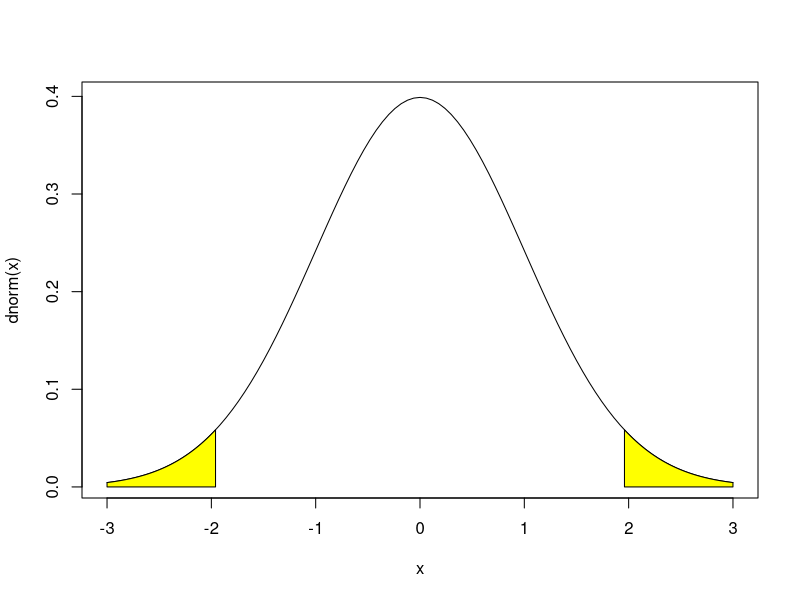

Recreate this plot in R.
## ---- chunk 1
q95 <- qnorm(0.975)
std.err <- 0.2/q95
sample <- 2 * 2 /(std.err*std.err)
sprintf("The sample should be %f",round(sample + 1, digits = 0))
## ---- chunk 2
q95 <- qnorm(0.975)
std.err <- 7/sqrt(50)
conf.95 <- c(18.5+q95*std.err, 18.5-q95*std.err)
conf.95
  print("the tolerable level is not within this interval")
## ---- chunk 3
library(MASS)
result <- prop.test(0.24*50, n=50,p=0.3,conf.level = 0.9)
con.inter <- result$conf.int[1:2]
con.inter
if(result$p.value>0.05){
  print("the town has a rate that is same from national average")
}else{
  print("the town has a rate that is different from national average")
}

## ---- chunk 4
#a
library(MASS)
x1 <- mvrnorm(n = 20, mu = 4.1, Sigma = 14.3,empirical = TRUE)
x2 <- mvrnorm(n = 16, mu = 3.1, Sigma = 12,empirical = TRUE)
resulta<- t.test(x1,x2, var.equal = TRUE)
if (resulta$p.value > 0.05){
  print("No difference between the park-going frequencies of whites and nonwhites")
}else{
  print("There is difference between the park-going frequencies of whites and nonwhites")
}
## ---- chunk 5
#b
library(MASS)
x1 <- mvrnorm(n = 20, mu = 4.1, Sigma = 14.3,empirical = TRUE)
x2 <- mvrnorm(n = 16, mu = 3.1, Sigma = 12,empirical = TRUE)
resultb <- t.test(x1,x2, var.equal = FALSE)
if (resultb$p.value > 0.05){
  print("No difference between the park-going frequencies of whites and nonwhites")
}else{
  print("There is difference between the park-going frequencies of whites and nonwhites")
}
## ---- chunk 6
#c
p.value.a<- resulta$p.value
p.value.b <- resultb$p.value
sprintf("p.value in part(a)=%f",p.value.a)
sprintf("p.value in part(b)=%f",p.value.b)
## ---- chunk 7
#d
x1 <- mvrnorm(n = 20, mu = 4.1, Sigma = 14.3,empirical = TRUE)
x2 <- mvrnorm(n = 16, mu = 3.1, Sigma = 12,empirical = TRUE)
resulta<- t.test(x1,x2, conf.level = 0.95)$conf.int[1:2]
resulta
## ---- chunk 8
#e
x1 <- mvrnorm(n = 24, mu = 4.1, Sigma = 14.3,empirical = TRUE)
x2 <- mvrnorm(n = 12, mu = 3.1, Sigma = 12,empirical = TRUE)
resulta<- t.test(x1,x2, var.equal = TRUE)
if (resulta$p.value > 0.05){
  print("No difference between the park-going frequencies of whites and nonwhites")
}else{
  print("There is difference between the park-going frequencies of whites and nonwhites")
}

library(MASS)
x1 <- mvrnorm(n = 24, mu = 4.1, Sigma = 14.3,empirical = TRUE)
x2 <- mvrnorm(n = 12, mu = 3.1, Sigma = 12,empirical = TRUE)
resultb <- t.test(x1,x2, var.equal = FALSE)
if (resultb$p.value > 0.05){
  print("No difference between the park-going frequencies of whites and nonwhites")
}else{
  print("There is difference between the park-going frequencies of whites and nonwhites")
}

e.p.value.a <- resulta$p.value
e.p.value.b <- resultb$p.value
sprintf("p.value in part(a)=%f",e.p.value.a)
sprintf("p.value in part(b)=%f",e.p.value.b)

x1 <- mvrnorm(n = 20, mu = 4.1, Sigma = 14.3,empirical = TRUE)
x2 <- mvrnorm(n = 16, mu = 3.1, Sigma = 12,empirical = TRUE)
e.con.inter<- t.test(x1,x2, conf.level = 0.95)$conf.int[1:2]
e.con.inter
## ---- chunk 9
library(MASS)
x <- mvrnorm(n = 17,mu=6.4,Sigma = 4.4*4.4,empirical = TRUE)
result <- t.test(x,mu=4.2)
p.value <- result$p.value
sprintf(" the p.value is %f", p.value)
if(result$p.value > 0.05){
  print("stream's pollutant is not higher than the allowable limit")
  }else{
    print("stream's pollutant is higher than the sllowable limit")
  }
## ---- chunk 10
library(MASS)
xa <- mvrnorm(n = 52,mu=3.4,Sigma = 1.1*1.1,empirical = TRUE)
xb <- mvrnorm(n=62,mu=2.8,Sigma = 0.8*0.8,empirical = TRUE)
result.6 <- t.test(xa,xb,var.equal = FALSE)
if(result.6$p.value > 0.05){
  print("The mean length differ amont the tow communities")
  }else{
    print("The mean length not differ amont the tow communities")
  }

## ---- chunk 11
q95 <- qnorm(0.975) 
curve(dnorm,from = -3,to = 3)
x <- c(-3,seq(-3,-q95,by = 0.01),-q95)
y <- c(0,dnorm(seq(-3,-q95,by = 0.01)),0)
polygon(x,y,col="yellow")

q95 <- qnorm(0.975) 
x1 <- c(q95,seq(q95,3,by = 0.01),3)
y1 <- c(0,dnorm(seq(q95,3,by = 0.01)),0)
polygon(x1,y1,col="yellow")
## ---- chunk 12
number <- c(100, 426, 322, 466, 112, 155, 388, 1155, 234, 324, 556, 221, 18, 133, 177, 441)
mean <- mean(number)
sd <- sd(number)
result <- mvrnorm(n = 16, mu = mean, Sigma = sd^2, empirical = TRUE)
f.result <- t.test(result, conf.level = 0.9)
con.90 <- f.result$conf.int[1:2]
con.90

f.result.95 <- t.test(result, conf.level = 0.95)
con.95 <- f.result.95$conf.int[1:2]
con.95
## ---- chunk 13
b.8 <- prop.test(c(15,8.8), n=c(50,40), conf.level = 0.9)
if(b.8$p.value>0.1){
  print("The mobility rates is same")
}else{
  print("The mobility rates is differ")
}
sprintf(" The p-value is %f",b.8$p.value)
print(b.8$conf.int[1:2])
## ---- chunk 14
#a
library(MASS)
town.a <- mvrnorm(n=15,mu=12.4,Sigma = 9,empirical = TRUE)
town.b <- mvrnorm(n=15,mu=14.4,Sigma = 16,empirical = TRUE)
test.true <- t.test(town.a, town.b,var.equal = TRUE)
if(test.true$p.value>0.05){
  print("There is no significant difference in education between two towns")
}else{
  print("There is significant difference in education between two towns")
}
## ---- chunk 15
town.a <- mvrnorm(n=15,mu=12.4,Sigma = 9,empirical = TRUE)
town.b <- mvrnorm(n=15,mu=14.4,Sigma = 16,empirical = TRUE)
test.false <- t.test(town.a, town.b, var.equal = FALSE)
if(test.false$p.value>0.05){
  print("There is no significant difference in education between two towns")
}else{
  print("There is significant difference in education between two towns")
}

## ---- chunk 16
con.int <- prop.test(50*0.15, n=50,p=0.1)
if(con.int$p.value>0.05){
  print("there is no significant different from the statewide average")
}else{
  print("there is significant different from the statewide average")
}
